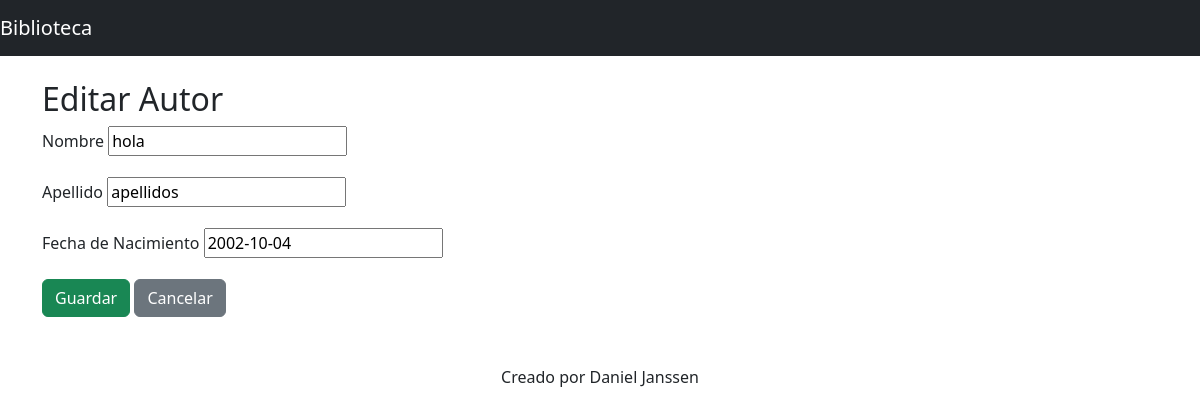
The page /authors/edit/1/ on the database its author committed.
### library/models.py (models this page shows, shortened)
class Author(models.Model):
    first_name = models.CharField(max_length=100)
    last_name = models.CharField(max_length=100)
    birth_date = models.DateField()

### library/views.py (the view)
# urls.py: path('authors/edit/<int:id>/', views.author_edit, name='author_edit'),
def author_edit(request, id):
    author = get_object_or_404(Author, id=id)
    if request.method == 'POST':
        form = AuthorForm(request.POST, instance=author)
        if form.is_valid():
            form.save()
            return redirect('author_list')
    else:
        form = AuthorForm(instance=author)
    return render(request, 'library/author_form.html', {'form': form})

### library/forms.py
class AuthorForm(forms.ModelForm):
    class Meta:
        model = Author
        fields = ['first_name', 'last_name', 'birth_date']

### library/templates/library/author_form.html (shortened to what this page needs)
{% extends 'library/base.html' %}
{% block content %}
<h2>{% if form.instance.pk %}Editar Autor{% else %}Agregar Autor{% endif %}</h2>
<form method="post">
    <div class="mb-3">
        <label for="id_first_name" class="form-label">Nombre</label>
        {{ form.first_name }}
    </div>
    <div class="mb-3">
        <label for="id_last_name" class="form-label">Apellido</label>
        {{ form.last_name }}
    </div>
    <div class="mb-3">
        <label for="id_birth_date" class="form-label">Fecha de Nacimiento</label>
        {{ form.birth_date }}
    </div>
    <button type="submit" class="btn btn-success">Guardar</button>
    <a href="{% url 'author_list' %}" class="btn btn-secondary">Cancelar</a>
</form>
{% endblock %}

### rows shown on the page
Author: first_name "hola", last_name "apellidos", birth_date "2002-10-04"
